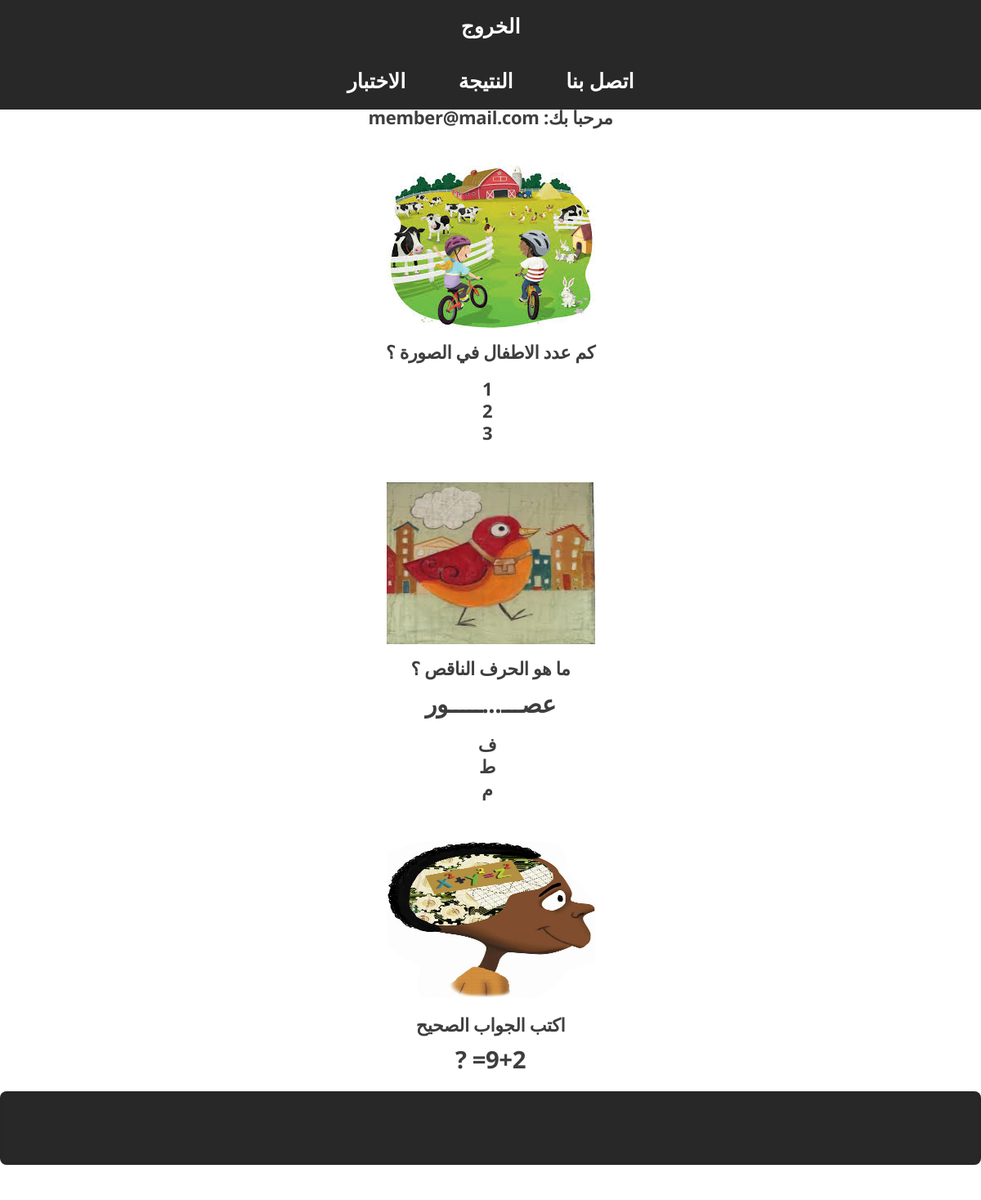
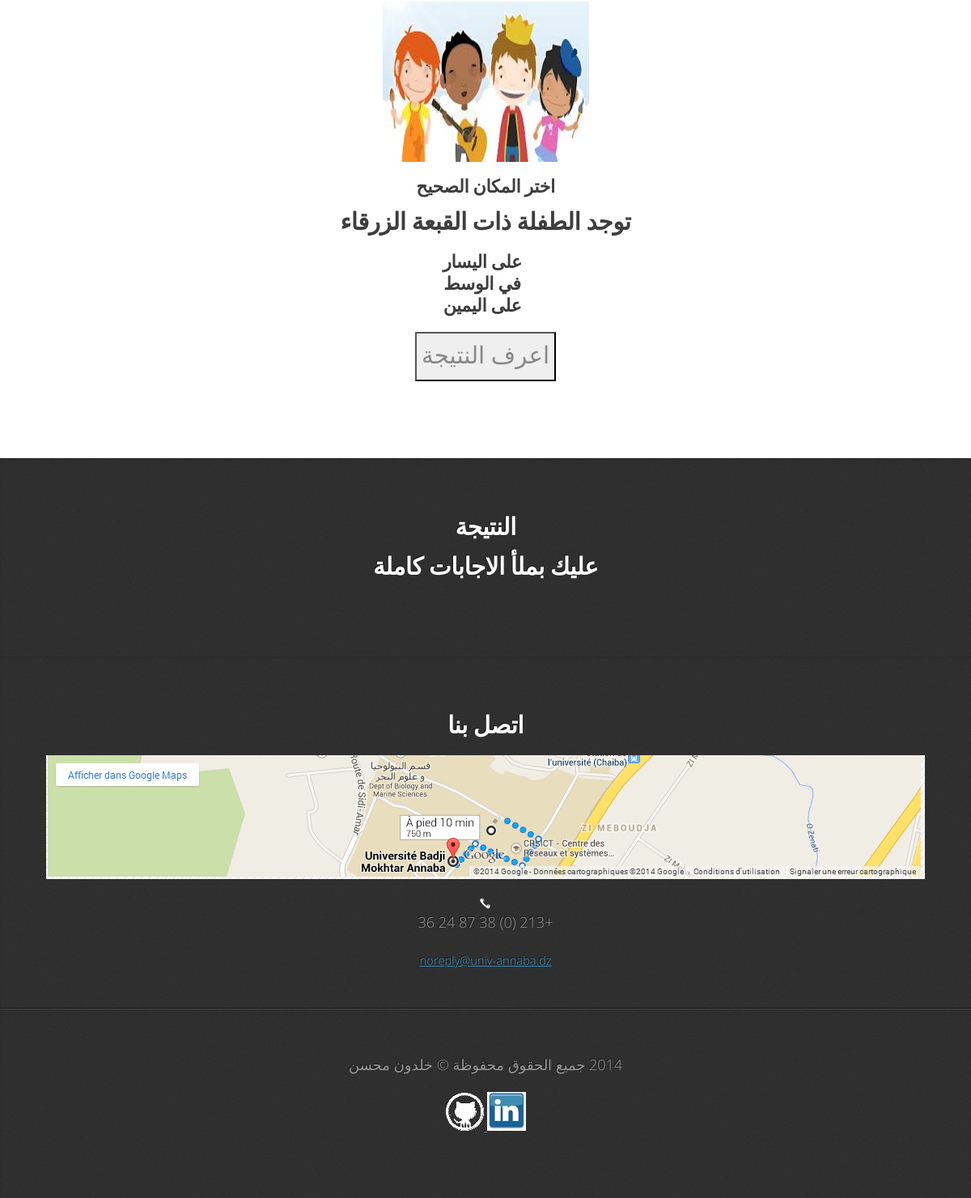
Screenshot of /quiz.php (signed in) with the database file from the repository (2 pictures, top to bottom).
### tables this page shows
CREATE TABLE IF NOT EXISTS `tests` (
  `id_test` int(255) NOT NULL AUTO_INCREMENT,
  `question` varchar(1000) NOT NULL,
  `reponse` varchar(255) NOT NULL,
  PRIMARY KEY (`id_test`)
);

### quiz.php (the view, shortened to what this page needs)
<!DOCTYPE html PUBLIC "-//W3C//DTD XHTML 1.0 Transitional//EN" "http://www.w3.org/TR/xhtml1/DTD/xhtml1-transitional.dtd">
<!DOCTYPE HTML>
<html>
	<head>
		<?php
  			echo '<body dir="rtl">';
		?>
	</head>
	<body>
			<nav id="nav" align="center">
				<ul class="container">
					<a href="index.php">الخروج</a>
				<li><a href="#copy">اتصل بنا</a></li>
				<li><a href="#results">النتيجة</a></li>
				<li><a href="#test">الاختبار</a></li>
				</ul>
			</nav>
			<div class="wrapper wrapper-style1 wrapper-first">
			<article id="test">
				<?php
					echo '<h3>مرحبا بك: '.$_SESSION['email'].'</h3>';
					include('connex_bdd.php');
					$question = mysqli_query($con,"SELECT * FROM tests");
					echo '<form name="quizform" method="post" action="quiz.php">';
					while($row = mysqli_fetch_array($question))
					{
						echo"<br>".$row['question'];
					}
					echo '<h2><input name="next" type="submit" value="اعرف النتيجة"></h2></form>';
				?>
				</article>
			</div>
			<div class="wrapper wrapper-style4">
				<article id="results">
					<header>
						<h2> النتيجة </h2>
					<?php include('trait.php');	?>
					</header>
				</article>
			</div>
			<div class="wrapper wrapper-style4">
				<article id="contact">
								<h2>اتصل بنا</h2>
				<div class="contact_info">
					<p><img src="images/GoogleMaps.png" alt="GoogleMaps" />
			    	 </p>
				</div>
	<div class="footer">
			<div class="footer_grid">
				<div class="foot_img">
					<img src="images/call.png" alt="" />
				</div>
				<div class="foot_text">
					<p>+213 (0) 38 87 24 36</p>
				</div>
					<a href="">noreply@univ-annaba.dz
			</a>
			</div>
	</div>
<hr>
	<div class="copy">
		<article id="copy">
			<p class="w3-link">2014  جميع الحقوق محفوظة © خلدون محسن   </p>
			<div class="CONTACTS">
			  <a href="http://www.linkedin.com/profile/view?id=193162917"  ><img src="images/lens17430451_1294953222linkedin-icon.jpg" width="48" height="48" alt="LinkedIN">
			  </a>
		    <a href="https://github.com/mohsenuss91" > <img src="images/Logos-Github-icon.png" width="48" height="48" alt="githib"></a>
			</div>
		</article>
	</div>
	</body>
</html>

### css/style.css (style rules this page uses)
* { -moz-box-sizing: border-box; -webkit-box-sizing: border-box; -o-box-sizing: border-box; -ms-box-sizing: border-box; box-sizing: border-box; }
body, input, textarea { font-family: 'MCS TOPAZ HOR','Open Sans', sans-serif; line-height: 1.85em; color: #888; font-weight: 300; font-size: 100%; }
a { color: #3B95C6; text-decoration: underline; -moz-transition: color .2s ease-in-out; -webkit-transition: color .2s ease-in-out; -o-transition: color .2s ease-in-out; -ms-transition: color .2s ease-in-out; transition: color .2s ease-in-out; }
a img { border: 0; }
h1, h2, h3, h4, h5, h6 { color: #3e3e3e; }
h2, h3, h4, h5, h6 { font-weight: 700; }
form input, form select, form textarea { -webkit-appearance: none; }
form input[type=text], form input[type=password], form input[type=email], form select, form textarea { border: 0; padding: 0.75em; font-size: 1.5em; border-radius: 8px; background: #282828; color: #bbb; box-shadow: inset 0px 2px 5px 0px rgba(0,0,0,0.05), 0px 1px 0px 0px rgba(255,255,255,0.025); width: 100%; -moz-transition: background .2s ease-in-out, box-shadow .2s ease-in-out; -webkit-transition: background .2s ease-in-out, box-shadow .2s ease-in-out; -o-transition: background .2s ease-in-out, box-shadow .2s ease-in-out; -ms-transition: background .2s ease-in-out, box-shadow .2s ease-in-out; transition: background .2s ease-in-out, box-shadow .2s ease-in-out; }
hr { border: 0; border-top: solid 1px rgba(0,0,0,0.5); box-shadow: 0px 1px 0px 0px rgba(255,255,255,0.1); height: 1px; margin: 3em 0 4em 0; }
p, ul, ol, dl, table { margin-bottom: 1em; font-size: large; }
section, article { margin-bottom: 3em; }
section > :last-child, article > :last-child { margin-bottom: 0; }
section:last-child, article:last-child { margin-bottom: 0; }
.wrapper { background-image: url('images/bg.png'); box-shadow: inset 0px 1px 0px 0px rgba(0,0,0,0.05), inset 0px 2px 3px 0px rgba(0,0,0,0.1); }
.wrapper-first { box-shadow: none; }
.wrapper-style1 { background-image: none; background-color: #fff; }
.wrapper-style4 { background-color: #303030; color: #999; text-shadow: -1px -1px 0px #181818; }
.wrapper-style4 h1, .wrapper-style4 h2, .wrapper-style4 h3, .wrapper-style4 h4, .wrapper-style4 h5, .wrapper-style4 h6 { color: #fff; }
#nav { background-color: #282828; text-align: center; position: fixed; left: 0; top: 0; width: 100%; z-index: 10000; cursor: default; }
#nav ul { margin-bottom: 0; }
#nav li { display: inline-block; }
#nav a { position: relative; display: block; color: #fff; text-decoration: none; font-size:25px; outline: 0; }

### css/style-desktop.css (style rules this page uses)
body { font-size: 13pt; }
h2 { font-size: 2em; letter-spacing: -0.015em; }
h3 { font-size: 1.5em; letter-spacing: -0.015em; }
h1, h2, h3, h4, h5, h6 { margin: 0 0 0.75em 0; }
header { margin: 0 0 3em 0; }
.wrapper { padding: 8em 0 8em 0; text-align: center; }
.wrapper-first { padding-top: 12em; }
#nav a { padding: 0.2em 1em 0.2em 1em; margin: 0.6em 0.2em 0.6em 0.2em; font-weight: 600; border-radius: 8px; -moz-transition: background-color .2s ease-in-out; -webkit-transition: background-color .2s ease-in-out; -o-transition: background-color .2s ease-in-out; -ms-transition: background-color .2s ease-in-out; transition: background-color .2s ease-in-out; color: #fff; }

### css/style-1000px.css (style rules this page uses)
body { font-size: 11pt; }
.wrapper { padding: 5em 0 5em 0; text-align: center; }
.wrapper-first { padding-top: 9em; }

### rows the page displays
tests: question (picture), question "كم عدد الاطفال في الصورة ؟ 1 2 3"
tests: question (picture), question "ما هو الحرف الناقص ؟ عصـــ...ـــــور ف ط م"
tests: question (picture)
tests: question (picture), question "اختر المكان الصحيح توجد الطفلة ذات القبعة الزرقاء على اليسار في الوسط على اليمين"

### other values shown
$_SESSION['email'] "member@mail.com"
